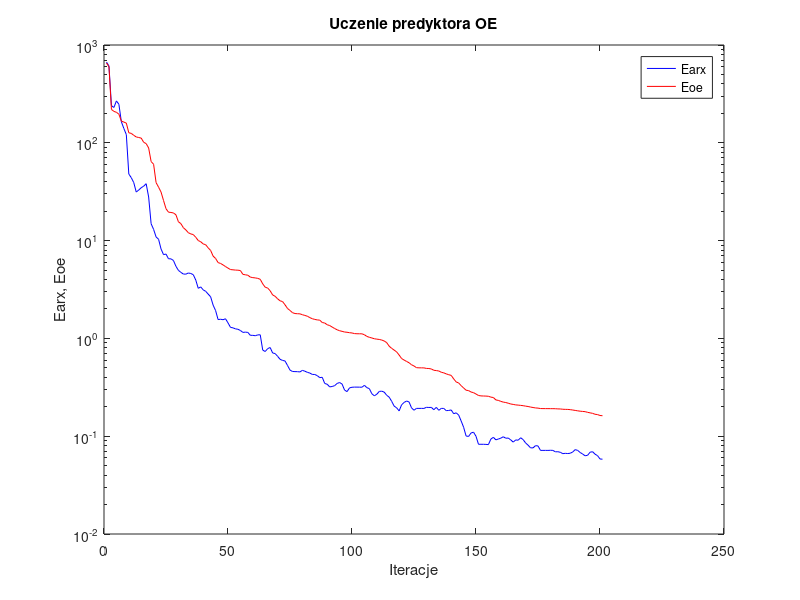
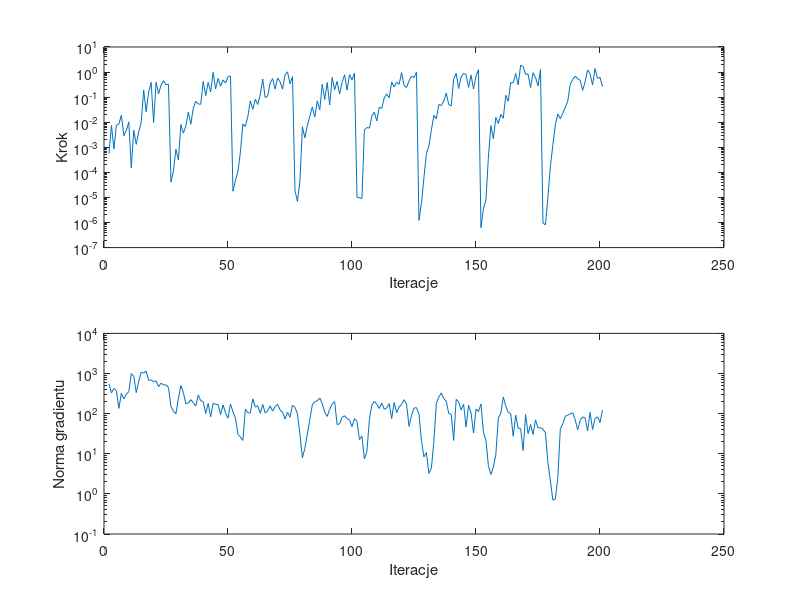

The MATLAB source for these figures, in order:
%uczenie predyktora oe
clear all;
n=0; farx(n+1)=6.690834e+002; foe(n+1)=6.547506e+002; wspucz(n+1)=0.000000e+000; ng(n+1)=0.000000e+000;
%odnowa zmiennej metryki
n=1; farx(n+1)=6.112865e+002; foe(n+1)=5.972519e+002; krok(n+1)=5.534736e-004; ng(n+1)=5.537344e+002;
n=2; farx(n+1)=2.395998e+002; foe(n+1)=2.194290e+002; krok(n+1)=7.505960e-003; ng(n+1)=3.278843e+002;
n=3; farx(n+1)=2.297637e+002; foe(n+1)=2.094673e+002; krok(n+1)=8.566255e-004; ng(n+1)=4.261003e+002;
n=4; farx(n+1)=2.680794e+002; foe(n+1)=2.051763e+002; krok(n+1)=7.602094e-003; ng(n+1)=3.702344e+002;
n=5; farx(n+1)=2.478161e+002; foe(n+1)=1.960233e+002; krok(n+1)=8.471180e-003; ng(n+1)=1.354326e+002;
n=6; farx(n+1)=1.640669e+002; foe(n+1)=1.666664e+002; krok(n+1)=1.891780e-002; ng(n+1)=3.212193e+002;
n=7; farx(n+1)=1.401806e+002; foe(n+1)=1.629295e+002; krok(n+1)=2.899547e-003; ng(n+1)=2.332746e+002;
n=8; farx(n+1)=1.213389e+002; foe(n+1)=1.590608e+002; krok(n+1)=4.606611e-003; ng(n+1)=3.057065e+002;
n=9; farx(n+1)=4.793505e+001; foe(n+1)=1.265743e+002; krok(n+1)=1.019447e-002; ng(n+1)=3.530699e+002;
n=10; farx(n+1)=4.399795e+001; foe(n+1)=1.248133e+002; krok(n+1)=1.509575e-004; ng(n+1)=9.965199e+002;
n=11; farx(n+1)=3.916109e+001; foe(n+1)=1.192812e+002; krok(n+1)=4.756638e-003; ng(n+1)=8.583338e+002;
n=12; farx(n+1)=3.136388e+001; foe(n+1)=1.147522e+002; krok(n+1)=1.310411e-003; ng(n+1)=3.347147e+002;
n=13; farx(n+1)=3.288456e+001; foe(n+1)=1.132929e+002; krok(n+1)=4.118564e-003; ng(n+1)=6.442781e+002;
n=14; farx(n+1)=3.473871e+001; foe(n+1)=1.117207e+002; krok(n+1)=9.949946e-003; ng(n+1)=1.076718e+003;
n=15; farx(n+1)=3.600502e+001; foe(n+1)=1.012569e+002; krok(n+1)=1.895930e-001; ng(n+1)=1.026414e+003;
n=16; farx(n+1)=3.817169e+001; foe(n+1)=9.810024e+001; krok(n+1)=2.592196e-002; ng(n+1)=1.151687e+003;
n=17; farx(n+1)=2.791480e+001; foe(n+1)=8.852601e+001; krok(n+1)=1.603009e-001; ng(n+1)=6.748666e+002;
n=18; farx(n+1)=1.487405e+001; foe(n+1)=6.430351e+001; krok(n+1)=3.874329e-001; ng(n+1)=6.897945e+002;
n=19; farx(n+1)=1.301927e+001; foe(n+1)=6.033766e+001; krok(n+1)=9.698882e-003; ng(n+1)=6.263955e+002;
n=20; farx(n+1)=1.090363e+001; foe(n+1)=3.919160e+001; krok(n+1)=3.923690e-001; ng(n+1)=6.504651e+002;
n=21; farx(n+1)=1.032276e+001; foe(n+1)=3.519127e+001; krok(n+1)=1.350958e-001; ng(n+1)=4.718872e+002;
n=22; farx(n+1)=8.213021e+000; foe(n+1)=3.136405e+001; krok(n+1)=3.026849e-001; ng(n+1)=5.725286e+002;
n=23; farx(n+1)=7.187866e+000; foe(n+1)=2.572187e+001; krok(n+1)=4.461084e-001; ng(n+1)=5.177423e+002;
n=24; farx(n+1)=7.283071e+000; foe(n+1)=2.120109e+001; krok(n+1)=3.100837e-001; ng(n+1)=5.214620e+002;
n=25; farx(n+1)=6.522736e+000; foe(n+1)=1.952642e+001; krok(n+1)=3.255844e-001; ng(n+1)=4.487858e+002;
%odnowa zmiennej metryki
n=26; farx(n+1)=6.507509e+000; foe(n+1)=1.939617e+001; krok(n+1)=4.095955e-005; ng(n+1)=1.502596e+002;
n=27; farx(n+1)=6.263162e+000; foe(n+1)=1.917450e+001; krok(n+1)=1.144049e-004; ng(n+1)=1.146119e+002;
n=28; farx(n+1)=5.461654e+000; foe(n+1)=1.837578e+001; krok(n+1)=8.418412e-004; ng(n+1)=9.922142e+001;
n=29; farx(n+1)=4.966422e+000; foe(n+1)=1.558834e+001; krok(n+1)=3.125285e-004; ng(n+1)=2.395538e+002;
n=30; farx(n+1)=4.732753e+000; foe(n+1)=1.490715e+001; krok(n+1)=8.055458e-003; ng(n+1)=4.989385e+002;
n=31; farx(n+1)=4.551837e+000; foe(n+1)=1.355321e+001; krok(n+1)=3.660956e-003; ng(n+1)=3.343974e+002;
n=32; farx(n+1)=4.538178e+000; foe(n+1)=1.285588e+001; krok(n+1)=7.119007e-003; ng(n+1)=1.769184e+002;
n=33; farx(n+1)=4.663339e+000; foe(n+1)=1.204797e+001; krok(n+1)=2.525939e-002; ng(n+1)=1.838782e+002;
n=34; farx(n+1)=4.611271e+000; foe(n+1)=1.169807e+001; krok(n+1)=8.300976e-003; ng(n+1)=2.233162e+002;
n=35; farx(n+1)=4.480419e+000; foe(n+1)=1.152624e+001; krok(n+1)=3.637216e-002; ng(n+1)=1.876743e+002;
n=36; farx(n+1)=3.949864e+000; foe(n+1)=1.081250e+001; krok(n+1)=6.900644e-002; ng(n+1)=1.538679e+002;
n=37; farx(n+1)=3.252090e+000; foe(n+1)=1.001743e+001; krok(n+1)=5.335388e-002; ng(n+1)=2.928242e+002;
n=38; farx(n+1)=3.362156e+000; foe(n+1)=9.733853e+000; krok(n+1)=5.184392e-002; ng(n+1)=2.099234e+002;
n=39; farx(n+1)=3.136332e+000; foe(n+1)=9.247496e+000; krok(n+1)=4.228884e-001; ng(n+1)=1.993231e+002;
n=40; farx(n+1)=3.029465e+000; foe(n+1)=9.075492e+000; krok(n+1)=1.146189e-001; ng(n+1)=1.003857e+002;
n=41; farx(n+1)=2.839910e+000; foe(n+1)=8.433283e+000; krok(n+1)=3.862514e-001; ng(n+1)=1.797601e+002;
n=42; farx(n+1)=2.660313e+000; foe(n+1)=7.927824e+000; krok(n+1)=1.601162e-001; ng(n+1)=8.318362e+001;
n=43; farx(n+1)=2.188318e+000; foe(n+1)=6.944577e+000; krok(n+1)=9.718491e-001; ng(n+1)=1.824757e+002;
n=44; farx(n+1)=1.924599e+000; foe(n+1)=6.565593e+000; krok(n+1)=2.134155e-001; ng(n+1)=1.698344e+002;
n=45; farx(n+1)=1.557775e+000; foe(n+1)=5.959434e+000; krok(n+1)=5.600723e-001; ng(n+1)=1.677668e+002;
n=46; farx(n+1)=1.570005e+000; foe(n+1)=5.839927e+000; krok(n+1)=2.715719e-001; ng(n+1)=9.500365e+001;
n=47; farx(n+1)=1.552330e+000; foe(n+1)=5.642754e+000; krok(n+1)=4.884576e-001; ng(n+1)=1.657983e+002;
n=48; farx(n+1)=1.587760e+000; foe(n+1)=5.427149e+000; krok(n+1)=3.619199e-001; ng(n+1)=1.035284e+002;
n=49; farx(n+1)=1.441716e+000; foe(n+1)=5.232073e+000; krok(n+1)=6.658246e-001; ng(n+1)=7.725946e+001;
n=50; farx(n+1)=1.296716e+000; foe(n+1)=5.056717e+000; krok(n+1)=6.930078e-001; ng(n+1)=1.740100e+002;
%odnowa zmiennej metryki
n=51; farx(n+1)=1.282352e+000; foe(n+1)=5.026920e+000; krok(n+1)=1.765974e-005; ng(n+1)=1.103518e+002;
n=52; farx(n+1)=1.252321e+000; foe(n+1)=4.995768e+000; krok(n+1)=4.790051e-005; ng(n+1)=7.830443e+001;
n=53; farx(n+1)=1.239844e+000; foe(n+1)=4.983132e+000; krok(n+1)=1.085990e-004; ng(n+1)=3.018884e+001;
n=54; farx(n+1)=1.204972e+000; foe(n+1)=4.940509e+000; krok(n+1)=6.359070e-004; ng(n+1)=2.629486e+001;
n=55; farx(n+1)=1.152143e+000; foe(n+1)=4.519402e+000; krok(n+1)=8.486623e-003; ng(n+1)=2.158744e+001;
n=56; farx(n+1)=1.159158e+000; foe(n+1)=4.471079e+000; krok(n+1)=6.780831e-003; ng(n+1)=1.302031e+002;
n=57; farx(n+1)=1.151453e+000; foe(n+1)=4.425580e+000; krok(n+1)=1.684825e-002; ng(n+1)=1.049791e+002;
n=58; farx(n+1)=1.075309e+000; foe(n+1)=4.234563e+000; krok(n+1)=7.142563e-002; ng(n+1)=1.044540e+002;
n=59; farx(n+1)=1.074692e+000; foe(n+1)=4.182963e+000; krok(n+1)=3.262119e-002; ng(n+1)=2.335332e+002;
n=60; farx(n+1)=1.065359e+000; foe(n+1)=4.154347e+000; krok(n+1)=8.172294e-002; ng(n+1)=1.456895e+002;
n=61; farx(n+1)=1.085984e+000; foe(n+1)=4.111141e+000; krok(n+1)=5.101860e-002; ng(n+1)=1.570667e+002;
n=62; farx(n+1)=1.088634e+000; foe(n+1)=4.021115e+000; krok(n+1)=1.250522e-001; ng(n+1)=1.019938e+002;
n=63; farx(n+1)=7.592767e-001; foe(n+1)=3.612480e+000; krok(n+1)=5.316748e-001; ng(n+1)=1.689016e+002;
n=64; farx(n+1)=7.345485e-001; foe(n+1)=3.336553e+000; krok(n+1)=9.513510e-002; ng(n+1)=1.043200e+002;
n=65; farx(n+1)=7.861116e-001; foe(n+1)=3.273419e+000; krok(n+1)=1.101559e-001; ng(n+1)=1.183788e+002;
n=66; farx(n+1)=8.065694e-001; foe(n+1)=3.068250e+000; krok(n+1)=3.711420e-001; ng(n+1)=1.554428e+002;
n=67; farx(n+1)=7.095078e-001; foe(n+1)=2.782077e+000; krok(n+1)=5.429402e-001; ng(n+1)=1.157487e+002;
n=68; farx(n+1)=6.999225e-001; foe(n+1)=2.694898e+000; krok(n+1)=2.103304e-001; ng(n+1)=1.510744e+002;
n=69; farx(n+1)=6.561078e-001; foe(n+1)=2.538527e+000; krok(n+1)=5.779335e-001; ng(n+1)=1.704493e+002;
n=70; farx(n+1)=6.110202e-001; foe(n+1)=2.423799e+000; krok(n+1)=4.077731e-001; ng(n+1)=1.241137e+002;
n=71; farx(n+1)=5.956402e-001; foe(n+1)=2.379744e+000; krok(n+1)=2.064051e-001; ng(n+1)=1.074753e+002;
n=72; farx(n+1)=5.876371e-001; foe(n+1)=2.205032e+000; krok(n+1)=7.741360e-001; ng(n+1)=7.355096e+001;
n=73; farx(n+1)=5.287181e-001; foe(n+1)=2.023009e+000; krok(n+1)=1.021441e+000; ng(n+1)=1.083594e+002;
n=74; farx(n+1)=4.744000e-001; foe(n+1)=1.930684e+000; krok(n+1)=3.428611e-001; ng(n+1)=8.106962e+001;
n=75; farx(n+1)=4.589671e-001; foe(n+1)=1.833146e+000; krok(n+1)=6.564205e-001; ng(n+1)=1.612398e+002;
%odnowa zmiennej metryki
n=76; farx(n+1)=4.575831e-001; foe(n+1)=1.795645e+000; krok(n+1)=1.909813e-005; ng(n+1)=1.441256e+002;
n=77; farx(n+1)=4.570366e-001; foe(n+1)=1.787797e+000; krok(n+1)=6.891598e-006; ng(n+1)=9.840178e+001;
n=78; farx(n+1)=4.539118e-001; foe(n+1)=1.783098e+000; krok(n+1)=4.554170e-005; ng(n+1)=3.033105e+001;
n=79; farx(n+1)=4.713835e-001; foe(n+1)=1.746408e+000; krok(n+1)=6.681202e-003; ng(n+1)=7.974600e+000;
n=80; farx(n+1)=4.617991e-001; foe(n+1)=1.717384e+000; krok(n+1)=2.376370e-003; ng(n+1)=1.364032e+001;
n=81; farx(n+1)=4.499524e-001; foe(n+1)=1.685760e+000; krok(n+1)=7.399282e-003; ng(n+1)=3.088696e+001;
n=82; farx(n+1)=4.419968e-001; foe(n+1)=1.631191e+000; krok(n+1)=1.725161e-002; ng(n+1)=7.143258e+001;
n=83; farx(n+1)=4.282643e-001; foe(n+1)=1.589137e+000; krok(n+1)=4.076532e-002; ng(n+1)=1.660087e+002;
n=84; farx(n+1)=4.275747e-001; foe(n+1)=1.563745e+000; krok(n+1)=1.618413e-002; ng(n+1)=1.997068e+002;
n=85; farx(n+1)=4.159558e-001; foe(n+1)=1.545307e+000; krok(n+1)=7.084462e-002; ng(n+1)=2.083344e+002;
n=86; farx(n+1)=3.970620e-001; foe(n+1)=1.537316e+000; krok(n+1)=3.105330e-002; ng(n+1)=2.443773e+002;
n=87; farx(n+1)=4.003919e-001; foe(n+1)=1.453848e+000; krok(n+1)=3.276650e-001; ng(n+1)=1.788221e+002;
n=88; farx(n+1)=3.461683e-001; foe(n+1)=1.436812e+000; krok(n+1)=8.100548e-002; ng(n+1)=1.086494e+002;
n=89; farx(n+1)=3.397474e-001; foe(n+1)=1.379571e+000; krok(n+1)=3.819429e-001; ng(n+1)=8.498074e+001;
n=90; farx(n+1)=3.193859e-001; foe(n+1)=1.353388e+000; krok(n+1)=4.904612e-002; ng(n+1)=1.285143e+002;
n=91; farx(n+1)=3.222189e-001; foe(n+1)=1.306939e+000; krok(n+1)=6.019322e-001; ng(n+1)=1.737197e+002;
n=92; farx(n+1)=3.288906e-001; foe(n+1)=1.262011e+000; krok(n+1)=1.981883e-001; ng(n+1)=1.985435e+002;
n=93; farx(n+1)=3.462193e-001; foe(n+1)=1.225414e+000; krok(n+1)=4.228884e-001; ng(n+1)=5.362961e+001;
n=94; farx(n+1)=3.539608e-001; foe(n+1)=1.198264e+000; krok(n+1)=1.328156e-001; ng(n+1)=5.548562e+001;
n=95; farx(n+1)=3.414324e-001; foe(n+1)=1.180791e+000; krok(n+1)=3.903951e-001; ng(n+1)=8.120098e+001;
n=96; farx(n+1)=2.962549e-001; foe(n+1)=1.162354e+000; krok(n+1)=7.808753e-001; ng(n+1)=8.855601e+001;
n=97; farx(n+1)=2.858052e-001; foe(n+1)=1.155510e+000; krok(n+1)=1.902702e-001; ng(n+1)=7.564340e+001;
n=98; farx(n+1)=3.120215e-001; foe(n+1)=1.143609e+000; krok(n+1)=7.847380e-001; ng(n+1)=6.945070e+001;
n=99; farx(n+1)=3.165954e-001; foe(n+1)=1.136518e+000; krok(n+1)=4.787134e-001; ng(n+1)=4.745272e+001;
n=100; farx(n+1)=3.177191e-001; foe(n+1)=1.120176e+000; krok(n+1)=9.169512e-001; ng(n+1)=7.489213e+001;
%odnowa zmiennej metryki
n=101; farx(n+1)=3.176475e-001; foe(n+1)=1.115599e+000; krok(n+1)=1.023758e-005; ng(n+1)=6.462788e+001;
n=102; farx(n+1)=3.173513e-001; foe(n+1)=1.115102e+000; krok(n+1)=9.671965e-006; ng(n+1)=2.266827e+001;
n=103; farx(n+1)=3.167196e-001; foe(n+1)=1.114210e+000; krok(n+1)=9.107769e-006; ng(n+1)=2.747884e+001;
n=104; farx(n+1)=3.314437e-001; foe(n+1)=1.090090e+000; krok(n+1)=4.912155e-003; ng(n+1)=7.410718e+000;
n=105; farx(n+1)=3.135971e-001; foe(n+1)=1.048302e+000; krok(n+1)=6.130766e-003; ng(n+1)=1.132496e+001;
n=106; farx(n+1)=3.063711e-001; foe(n+1)=1.026173e+000; krok(n+1)=5.828795e-003; ng(n+1)=7.030556e+001;
n=107; farx(n+1)=2.716440e-001; foe(n+1)=1.010083e+000; krok(n+1)=1.725161e-002; ng(n+1)=1.629464e+002;
n=108; farx(n+1)=2.588947e-001; foe(n+1)=9.919546e-001; krok(n+1)=2.502768e-002; ng(n+1)=2.014302e+002;
n=109; farx(n+1)=2.685735e-001; foe(n+1)=9.827335e-001; krok(n+1)=1.127471e-002; ng(n+1)=1.711949e+002;
n=110; farx(n+1)=2.871130e-001; foe(n+1)=9.758231e-001; krok(n+1)=3.913630e-002; ng(n+1)=1.345144e+002;
n=111; farx(n+1)=2.887204e-001; foe(n+1)=9.616233e-001; krok(n+1)=3.582758e-002; ng(n+1)=1.842931e+002;
n=112; farx(n+1)=2.822061e-001; foe(n+1)=9.410127e-001; krok(n+1)=9.349969e-002; ng(n+1)=1.282473e+002;
n=113; farx(n+1)=2.619533e-001; foe(n+1)=9.048010e-001; krok(n+1)=1.344556e-001; ng(n+1)=1.391365e+002;
n=114; farx(n+1)=2.506651e-001; foe(n+1)=8.315895e-001; krok(n+1)=9.363811e-002; ng(n+1)=1.773843e+002;
n=115; farx(n+1)=2.271991e-001; foe(n+1)=7.913256e-001; krok(n+1)=4.003122e-001; ng(n+1)=7.529716e+001;
n=116; farx(n+1)=2.030422e-001; foe(n+1)=7.592368e-001; krok(n+1)=2.577175e-001; ng(n+1)=1.894096e+002;
n=117; farx(n+1)=1.951686e-001; foe(n+1)=7.278753e-001; krok(n+1)=3.963765e-001; ng(n+1)=1.061756e+002;
n=118; farx(n+1)=1.813332e-001; foe(n+1)=6.759079e-001; krok(n+1)=3.255844e-001; ng(n+1)=1.464502e+002;
n=119; farx(n+1)=2.094383e-001; foe(n+1)=6.226448e-001; krok(n+1)=9.483842e-001; ng(n+1)=1.689133e+002;
n=120; farx(n+1)=2.213484e-001; foe(n+1)=6.008931e-001; krok(n+1)=2.894475e-001; ng(n+1)=2.226091e+002;
n=121; farx(n+1)=2.289432e-001; foe(n+1)=5.813103e-001; krok(n+1)=2.442288e-001; ng(n+1)=1.738099e+002;
n=122; farx(n+1)=2.239294e-001; foe(n+1)=5.638109e-001; krok(n+1)=4.456675e-001; ng(n+1)=4.805618e+001;
n=123; farx(n+1)=1.949626e-001; foe(n+1)=5.377294e-001; krok(n+1)=6.930078e-001; ng(n+1)=8.997919e+001;
n=124; farx(n+1)=1.842534e-001; foe(n+1)=5.224237e-001; krok(n+1)=6.019322e-001; ng(n+1)=1.372580e+002;
n=125; farx(n+1)=1.925381e-001; foe(n+1)=5.019721e-001; krok(n+1)=1.009068e+000; ng(n+1)=1.407773e+002;
%odnowa zmiennej metryki
n=126; farx(n+1)=1.924819e-001; foe(n+1)=5.001757e-001; krok(n+1)=1.221589e-006; ng(n+1)=9.939717e+001;
n=127; farx(n+1)=1.925451e-001; foe(n+1)=4.998674e-001; krok(n+1)=5.772899e-006; ng(n+1)=2.120206e+001;
n=128; farx(n+1)=1.923561e-001; foe(n+1)=4.994685e-001; krok(n+1)=6.153829e-005; ng(n+1)=8.361021e+000;
n=129; farx(n+1)=1.974320e-001; foe(n+1)=4.932939e-001; krok(n+1)=5.524716e-004; ng(n+1)=1.068375e+001;
n=130; farx(n+1)=1.966632e-001; foe(n+1)=4.922582e-001; krok(n+1)=1.120856e-003; ng(n+1)=3.245490e+000;
n=131; farx(n+1)=1.971520e-001; foe(n+1)=4.867368e-001; krok(n+1)=4.747676e-003; ng(n+1)=4.351457e+000;
n=132; farx(n+1)=1.866637e-001; foe(n+1)=4.720880e-001; krok(n+1)=1.884952e-002; ng(n+1)=1.970496e+001;
n=133; farx(n+1)=1.971446e-001; foe(n+1)=4.689520e-001; krok(n+1)=1.360047e-002; ng(n+1)=1.819872e+002;
n=134; farx(n+1)=1.840576e-001; foe(n+1)=4.642464e-001; krok(n+1)=5.082412e-002; ng(n+1)=2.557713e+002;
n=135; farx(n+1)=1.925491e-001; foe(n+1)=4.507475e-001; krok(n+1)=4.614317e-002; ng(n+1)=3.289569e+002;
n=136; farx(n+1)=1.922967e-001; foe(n+1)=4.442668e-001; krok(n+1)=7.000904e-002; ng(n+1)=2.395383e+002;
n=137; farx(n+1)=1.825707e-001; foe(n+1)=4.338800e-001; krok(n+1)=1.456144e-001; ng(n+1)=2.039312e+002;
n=138; farx(n+1)=1.833530e-001; foe(n+1)=4.253652e-001; krok(n+1)=5.004260e-002; ng(n+1)=1.010989e+002;
n=139; farx(n+1)=1.854951e-001; foe(n+1)=4.187649e-001; krok(n+1)=4.438543e-002; ng(n+1)=9.749730e+001;
n=140; farx(n+1)=1.697034e-001; foe(n+1)=3.855048e-001; krok(n+1)=5.378226e-001; ng(n+1)=2.154679e+001;
n=141; farx(n+1)=1.733493e-001; foe(n+1)=3.589632e-001; krok(n+1)=8.858725e-001; ng(n+1)=2.265197e+002;
n=142; farx(n+1)=1.646078e-001; foe(n+1)=3.503464e-001; krok(n+1)=2.203117e-001; ng(n+1)=1.968794e+002;
n=143; farx(n+1)=1.434356e-001; foe(n+1)=3.291132e-001; krok(n+1)=6.400584e-001; ng(n+1)=1.236160e+002;
n=144; farx(n+1)=1.235372e-001; foe(n+1)=3.114635e-001; krok(n+1)=8.922448e-001; ng(n+1)=1.708981e+002;
n=145; farx(n+1)=1.005350e-001; foe(n+1)=2.951941e-001; krok(n+1)=7.957487e-001; ng(n+1)=4.642230e+001;
n=146; farx(n+1)=9.943705e-002; foe(n+1)=2.927387e-001; krok(n+1)=2.454949e-001; ng(n+1)=1.626438e+002;
n=147; farx(n+1)=1.078335e-001; foe(n+1)=2.830656e-001; krok(n+1)=7.498941e-001; ng(n+1)=1.035941e+002;
n=148; farx(n+1)=1.099828e-001; foe(n+1)=2.788070e-001; krok(n+1)=2.093785e-001; ng(n+1)=3.294181e+001;
n=149; farx(n+1)=9.989467e-002; foe(n+1)=2.699818e-001; krok(n+1)=6.954939e-001; ng(n+1)=1.300478e+002;
n=150; farx(n+1)=8.269609e-002; foe(n+1)=2.608209e-001; krok(n+1)=1.245764e+000; ng(n+1)=1.128989e+002;
%odnowa zmiennej metryki
n=151; farx(n+1)=8.268719e-002; foe(n+1)=2.582536e-001; krok(n+1)=6.249714e-007; ng(n+1)=1.734247e+002;
n=152; farx(n+1)=8.266253e-002; foe(n+1)=2.576760e-001; krok(n+1)=3.502908e-006; ng(n+1)=3.400842e+001;
n=153; farx(n+1)=8.246202e-002; foe(n+1)=2.571533e-001; krok(n+1)=7.884010e-006; ng(n+1)=2.198562e+001;
n=154; farx(n+1)=8.204323e-002; foe(n+1)=2.560173e-001; krok(n+1)=4.066412e-004; ng(n+1)=5.039502e+000;
n=155; farx(n+1)=9.349692e-002; foe(n+1)=2.508693e-001; krok(n+1)=7.342058e-003; ng(n+1)=3.050271e+000;
n=156; farx(n+1)=9.745730e-002; foe(n+1)=2.486489e-001; krok(n+1)=2.176307e-003; ng(n+1)=4.644319e+000;
n=157; farx(n+1)=9.181647e-002; foe(n+1)=2.350068e-001; krok(n+1)=1.553457e-002; ng(n+1)=9.604924e+000;
n=158; farx(n+1)=9.350291e-002; foe(n+1)=2.323116e-001; krok(n+1)=8.839546e-003; ng(n+1)=7.783824e+001;
n=159; farx(n+1)=9.552721e-002; foe(n+1)=2.271060e-001; krok(n+1)=2.034902e-002; ng(n+1)=1.032533e+002;
n=160; farx(n+1)=9.871682e-002; foe(n+1)=2.231990e-001; krok(n+1)=1.438335e-002; ng(n+1)=2.603455e+002;
n=161; farx(n+1)=9.538417e-002; foe(n+1)=2.209685e-001; krok(n+1)=1.183885e-001; ng(n+1)=1.543819e+002;
n=162; farx(n+1)=9.571728e-002; foe(n+1)=2.174749e-001; krok(n+1)=6.827250e-002; ng(n+1)=1.072949e+002;
n=163; farx(n+1)=9.171661e-002; foe(n+1)=2.135076e-001; krok(n+1)=3.785938e-001; ng(n+1)=1.000920e+002;
n=164; farx(n+1)=8.702423e-002; foe(n+1)=2.113934e-001; krok(n+1)=3.745525e-001; ng(n+1)=2.731703e+001;
n=165; farx(n+1)=9.157593e-002; foe(n+1)=2.090044e-001; krok(n+1)=8.773192e-001; ng(n+1)=9.173717e+001;
n=166; farx(n+1)=9.104069e-002; foe(n+1)=2.079625e-001; krok(n+1)=3.072232e-001; ng(n+1)=4.336786e+001;
n=167; farx(n+1)=9.639378e-002; foe(n+1)=2.066121e-001; krok(n+1)=1.890784e+000; ng(n+1)=4.235236e+001;
n=168; farx(n+1)=9.233025e-002; foe(n+1)=2.051798e-001; krok(n+1)=1.651241e+000; ng(n+1)=1.201053e+001;
n=169; farx(n+1)=8.534149e-002; foe(n+1)=2.029981e-001; krok(n+1)=8.043035e-001; ng(n+1)=9.474068e+001;
n=170; farx(n+1)=8.089670e-002; foe(n+1)=2.012627e-001; krok(n+1)=8.391318e-001; ng(n+1)=3.161968e+001;
n=171; farx(n+1)=7.602229e-002; foe(n+1)=1.986058e-001; krok(n+1)=2.409855e-001; ng(n+1)=5.360719e+001;
n=172; farx(n+1)=7.596824e-002; foe(n+1)=1.965394e-001; krok(n+1)=9.413399e-001; ng(n+1)=3.040711e+001;
n=173; farx(n+1)=8.004487e-002; foe(n+1)=1.945600e-001; krok(n+1)=6.026677e-001; ng(n+1)=6.995588e+001;
n=174; farx(n+1)=7.949252e-002; foe(n+1)=1.937303e-001; krok(n+1)=2.800362e-001; ng(n+1)=4.381406e+001;
n=175; farx(n+1)=7.160521e-002; foe(n+1)=1.917817e-001; krok(n+1)=1.252500e+000; ng(n+1)=4.487259e+001;
%odnowa zmiennej metryki
n=176; farx(n+1)=7.161101e-002; foe(n+1)=1.915580e-001; krok(n+1)=9.623223e-007; ng(n+1)=4.117673e+001;
n=177; farx(n+1)=7.162503e-002; foe(n+1)=1.914433e-001; krok(n+1)=8.015171e-007; ng(n+1)=3.315901e+001;
n=178; farx(n+1)=7.158213e-002; foe(n+1)=1.913811e-001; krok(n+1)=9.952471e-006; ng(n+1)=5.954295e+000;
n=179; farx(n+1)=7.179531e-002; foe(n+1)=1.912703e-001; krok(n+1)=1.775310e-004; ng(n+1)=2.092611e+000;
n=180; farx(n+1)=7.161328e-002; foe(n+1)=1.912295e-001; krok(n+1)=1.265228e-003; ng(n+1)=6.969585e-001;
n=181; farx(n+1)=6.922423e-002; foe(n+1)=1.909926e-001; krok(n+1)=8.023134e-003; ng(n+1)=7.436156e-001;
n=182; farx(n+1)=6.942245e-002; foe(n+1)=1.901798e-001; krok(n+1)=2.107682e-002; ng(n+1)=2.587689e+000;
n=183; farx(n+1)=6.843668e-002; foe(n+1)=1.899097e-001; krok(n+1)=1.376948e-002; ng(n+1)=4.207889e+001;
n=184; farx(n+1)=6.632281e-002; foe(n+1)=1.886237e-001; krok(n+1)=2.272818e-002; ng(n+1)=5.575364e+001;
n=185; farx(n+1)=6.681126e-002; foe(n+1)=1.881182e-001; krok(n+1)=3.923753e-002; ng(n+1)=8.601511e+001;
n=186; farx(n+1)=6.649462e-002; foe(n+1)=1.879011e-001; krok(n+1)=6.918375e-002; ng(n+1)=9.179305e+001;
n=187; farx(n+1)=6.695109e-002; foe(n+1)=1.868991e-001; krok(n+1)=3.287969e-001; ng(n+1)=9.836335e+001;
n=188; farx(n+1)=6.897806e-002; foe(n+1)=1.852460e-001; krok(n+1)=5.030621e-001; ng(n+1)=1.051523e+002;
n=189; farx(n+1)=7.292547e-002; foe(n+1)=1.834779e-001; krok(n+1)=6.871474e-001; ng(n+1)=6.988007e+001;
n=190; farx(n+1)=7.157099e-002; foe(n+1)=1.817534e-001; krok(n+1)=5.421555e-001; ng(n+1)=3.937348e+001;
n=191; farx(n+1)=6.816680e-002; foe(n+1)=1.802232e-001; krok(n+1)=4.686024e-001; ng(n+1)=6.792520e+001;
n=192; farx(n+1)=6.569456e-002; foe(n+1)=1.791562e-001; krok(n+1)=1.846634e-001; ng(n+1)=8.241697e+001;
n=193; farx(n+1)=6.306649e-002; foe(n+1)=1.782464e-001; krok(n+1)=4.110512e-001; ng(n+1)=7.828559e+001;
n=194; farx(n+1)=6.377386e-002; foe(n+1)=1.754076e-001; krok(n+1)=1.216781e+000; ng(n+1)=3.694080e+001;
n=195; farx(n+1)=6.857159e-002; foe(n+1)=1.733229e-001; krok(n+1)=8.456470e-001; ng(n+1)=1.075918e+002;
n=196; farx(n+1)=6.944355e-002; foe(n+1)=1.713177e-001; krok(n+1)=3.035583e-001; ng(n+1)=4.000555e+001;
n=197; farx(n+1)=6.550993e-002; foe(n+1)=1.676185e-001; krok(n+1)=1.386016e+000; ng(n+1)=7.583786e+001;
n=198; farx(n+1)=6.328792e-002; foe(n+1)=1.663948e-001; krok(n+1)=5.631821e-001; ng(n+1)=8.274239e+001;
n=199; farx(n+1)=5.850523e-002; foe(n+1)=1.628426e-001; krok(n+1)=6.151726e-001; ng(n+1)=6.013067e+001;
n=200; farx(n+1)=5.819113e-002; foe(n+1)=1.619715e-001; krok(n+1)=2.640812e-001; ng(n+1)=1.229760e+002;

figure; semilogy(farx,'b'); hold on; semilogy(foe,'r'); xlabel('Iteracje'); ylabel('Earx, Eoe'); legend('Earx','Eoe'); title('Uczenie predyktora OE');
figure; subplot(2,1,1); semilogy(krok); xlabel('Iteracje'); ylabel('Krok');
subplot(2,1,2); semilogy(ng); xlabel('Iteracje'); ylabel('Norma gradientu');
Earx=farx(n+1)
Eoe=foe(n+1)
